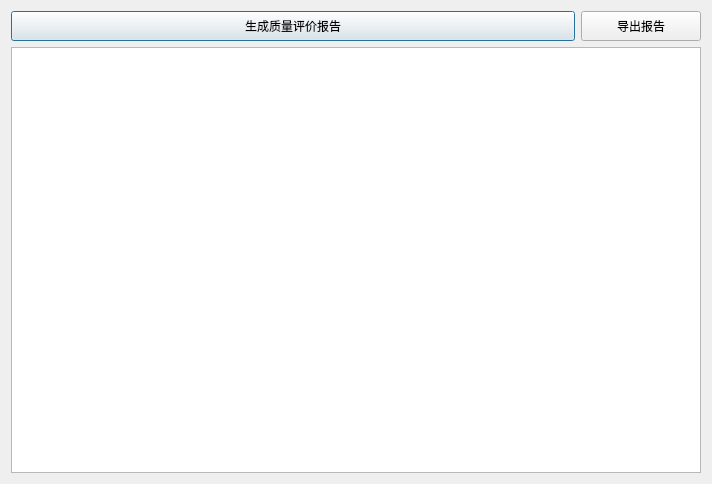
<?xml version="1.0" encoding="UTF-8"?>
<ui version="4.0">
 <class>page_6</class>
 <widget class="QWidget" name="page_6">
  <property name="geometry">
   <rect>
    <x>0</x>
    <y>0</y>
    <width>712</width>
    <height>484</height>
   </rect>
  </property>
  <property name="windowTitle">
   <string>Form</string>
  </property>
  <layout class="QVBoxLayout" name="verticalLayout">
   <item>
    <layout class="QHBoxLayout" name="horizontalLayout">
     <item>
      <widget class="QPushButton" name="pushButton_export">
       <property name="sizePolicy">
        <sizepolicy hsizetype="Expanding" vsizetype="Fixed">
         <horstretch>0</horstretch>
         <verstretch>0</verstretch>
        </sizepolicy>
       </property>
       <property name="minimumSize">
        <size>
         <width>0</width>
         <height>30</height>
        </size>
       </property>
       <property name="text">
        <string>生成质量评价报告</string>
       </property>
       <property name="checkable">
        <bool>false</bool>
       </property>
       <property name="autoDefault">
        <bool>true</bool>
       </property>
       <property name="default">
        <bool>true</bool>
       </property>
      </widget>
     </item>
     <item>
      <widget class="QPushButton" name="pushButton_save">
       <property name="sizePolicy">
        <sizepolicy hsizetype="Preferred" vsizetype="Fixed">
         <horstretch>0</horstretch>
         <verstretch>0</verstretch>
        </sizepolicy>
       </property>
       <property name="minimumSize">
        <size>
         <width>120</width>
         <height>30</height>
        </size>
       </property>
       <property name="text">
        <string>导出报告</string>
       </property>
      </widget>
     </item>
    </layout>
   </item>
   <item>
    <widget class="QTextEdit" name="textEdit"/>
   </item>
  </layout>
 </widget>
 <resources/>
 <connections/>
</ui>
